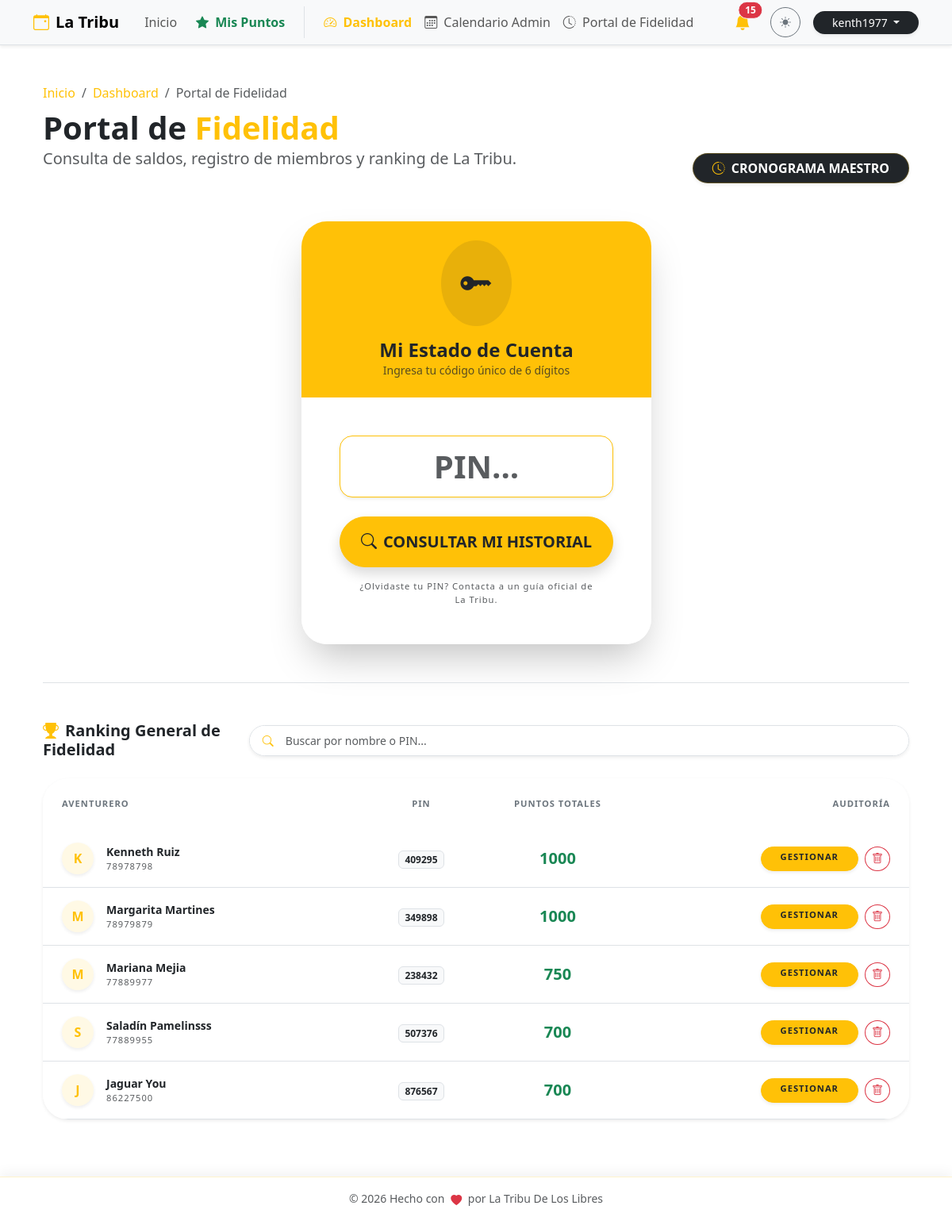
Before: /admin/puntos/ranking (signed in) with the older database file.
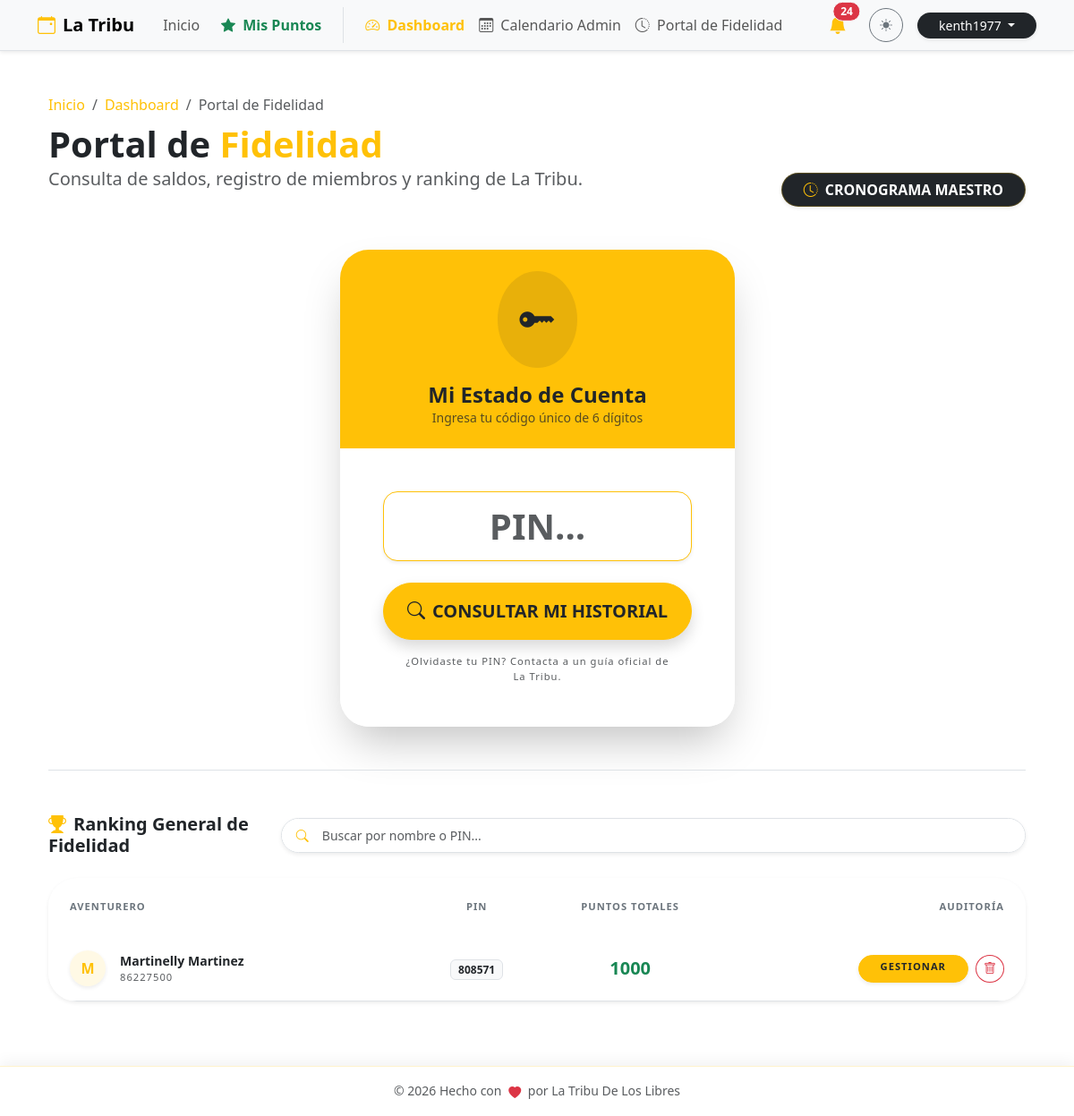
After: the same page with the newer database file.
### db.py (models this page shows)
class Member(db.Model):
    __tablename__ = 'member'
    id = db.Column(db.Integer, primary_key=True)
    pin = db.Column(db.String(6), unique=True, nullable=False)
    nombre = db.Column(db.String(100), nullable=False)
    apellido1 = db.Column(db.String(100), nullable=False)
    apellido2 = db.Column(db.String(100))
    telefono = db.Column(db.String(20))
    birth_date = db.Column(db.Date)
    puntos_totales = db.Column(db.Integer, default=0)
    debt_pending = db.Column(db.Boolean, default=False)
    ultimo_regalo_bday = db.Column(db.Integer, default=0) # Año del último bono acreditado
    bookings = db.relationship('Booking', backref='member', lazy=True)
    logs = db.relationship('PointLog', backref='member', lazy=True)

### puntos.py (the view)
@puntos_bp.route('/ranking')
@login_required
def historial_global():
    if not current_user.is_superuser:
        flash('Acceso restringido a líderes.', 'danger')
        return redirect(url_for('main.home'))
    members = Member.query.order_by(Member.puntos_totales.desc()).all()
    return render_template('puntos.html',
                         members=members,
                         selected_member=None,
                         is_global_schedule=False)

### app.py (called while the page is built)
@login_manager.user_loader
def load_user(user_id):
    try:
        return db.session.get(User, int(user_id))
    except (TypeError, ValueError, Exception):
        return None

@app.before_request
def force_https():
    if request.headers.get('X-Forwarded-Proto') == 'http':
        url = request.url.replace('http://', 'https://', 1)
        return redirect(url, code=301)

### rutas.py (called while the page is built)
def get_config(key, default_val=""):
    try:
        conf = SystemConfig.query.filter_by(key=key).first()
        return conf.value if conf else default_val
    except:
        return default_val

### templates/puntos.html (shortened to what the changed rows need)
{% extends "base.html" %}
{% block content %}
<div class="container py-4">
    <div class="row mb-5 align-items-end animate__animated animate__fadeIn">
        <div class="col-md-7">
            <h1 class="display-6 fw-bold mb-0">
                {% if is_global_schedule %}
                    Cronograma <span class="text-warning">Maestro</span>
                {% elif selected_member %}
                    Estado de Cuenta: <span class="text-warning">{{ selected_member.nombre }}</span>
                {% else %}
                    Portal de <span class="text-warning">Fidelidad</span>
                {% endif %}
            </h1>
        </div>
    </div>
    {% if is_global_schedule %}
    <div class="card border-0 shadow-lg rounded-5 overflow-hidden animate__animated animate__fadeIn">
        <div class="card-body p-0">
            <div class="table-responsive">
                <table class="table table-hover align-middle mb-0">
                    <thead class="bg-body-tertiary">
                        <tr>
                            <th class="border-0 px-4 py-3 text-secondary x-small fw-bold text-uppercase">Fecha / Hora</th>
                            <th class="border-0 py-3 text-secondary x-small fw-bold text-uppercase">Miembro (PIN)</th>
                            <th class="border-0 py-3 text-secondary x-small fw-bold text-uppercase text-center">Tipo</th>
                            <th class="border-0 py-3 text-secondary x-small fw-bold text-uppercase">Concepto / Detalle</th>
                            <th class="border-0 py-3 text-secondary x-small fw-bold text-uppercase text-end pe-4">Impacto</th>
                        </tr>
                    </thead>
                    <tbody>
                        {% if logs %}
                            {% for log in logs %}
                            <tr class="animate__animated animate__fadeIn" style="animation-delay: {{ loop.index0 * 0.05 }}s">
                                <td class="px-4 py-3">
                                    <span class="fw-medium small text-body">{{ log.fecha.strftime('%d %b, %y') }}</span><br>
                                    <small class="text-muted" style="font-size: 0.6rem;">{{ log.fecha.strftime('%H:%M:%S') }}</small>
                                </td>
                                <td>
                                    <div class="fw-bold text-body small">{{ log.member }}</div>
                                    <span class="badge bg-light text-dark border x-small" style="font-size: 0.6rem;">{{ log.pin }}</span>
                                </td>
                                <td class="text-center">
                                    <span class="badge bg-light text-dark border px-3 py-1 rounded-pill x-small fw-bold">{{ log.tipo }}</span>
                                </td>
                                <td class="small text-muted">{{ log.detalle }}</td>
                                <td class="text-end pe-4">
                                    <span class="fw-bold fs-5 {{ log.color }}">
                                        {% if log.monto > 0 %}+{% endif %}{{ log.monto }}
                                    </span>
                                </td>
                            </tr>
                            {% endfor %}
                        {% else %}
                            <tr>
                                <td colspan="5" class="text-center py-5 text-muted">
                                    <i class="bi bi-info-circle display-4 d-block mb-3 opacity-25"></i>
                                    No hay registros globales en el cronograma.
                                </td>
                            </tr>
                        {% endif %}
                    </tbody>
                </table>
            </div>
        </div>
    </div>
    {% else %}
        {% if current_user.is_authenticated and current_user.is_superuser %}
            <div class="mt-5 pt-5 border-top animate__animated animate__fadeInUp">
                <div class="card border-0 shadow-sm rounded-5 bg-body overflow-hidden">
                    <div class="card-body p-0">
                        <div class="table-responsive">
                            <table class="table table-hover align-middle mb-0" id="membersTable">
                                <thead class="bg-body-tertiary">
                                    <tr>
                                        <th class="border-0 px-4 py-4 text-secondary x-small fw-bold text-uppercase">Aventurero</th>
                                        <th class="border-0 py-4 text-secondary x-small fw-bold text-uppercase text-center">PIN</th>
                                        <th class="border-0 py-4 text-secondary x-small fw-bold text-uppercase text-center">Puntos Totales</th>
                                        <th class="border-0 py-4 text-secondary x-small fw-bold text-uppercase text-end pe-4">Auditoría</th>
                                    </tr>
                                </thead>
                                <tbody>
                                    {% if members %}
                                        {% for member in members %}
                                        <tr class="ranking-row">
                                            <td class="px-4 py-3">
                                                <div class="d-flex align-items-center">
                                                    <div class="avatar-xs me-3 bg-warning bg-opacity-10 text-warning rounded-circle d-flex align-items-center justify-content-center fw-bold shadow-sm" style="width: 40px; height: 40px;">
                                                        {{ member.nombre[0] if member.nombre else '?' }}
                                                    </div>
                                                    <div>
                                                        <div class="fw-bold text-body small member-name-cell">{{ member.nombre }} {{ member.apellido1 }}</div>
                                                        <div class="x-small text-muted">{{ member.telefono }}</div>
                                                    </div>
                                                </div>
                                            </td>
                                            <td class="text-center"><span class="badge bg-light text-dark border small member-pin-cell">{{ member.pin }}</span></td>
                                            <td class="text-center fw-bold text-success fs-5">{{ member.puntos_totales }}</td>
                                            <td class="text-end pe-4">
                                                <div class="d-flex justify-content-end gap-2">
                                                    <a href="{{ url_for('puntos.detalle_miembro', member_id=member.id) }}" class="btn btn-warning btn-sm rounded-pill shadow-sm py-1 px-4 x-small fw-bold text-dark">GESTIONAR</a>
                                                    <button class="btn btn-outline-danger btn-sm rounded-circle" data-bs-toggle="modal" data-bs-target="#deleteUserModal{{ member.id }}">
                                                        <i class="bi bi-trash"></i>
                                                    </button>
                                                </div>
                                            </td>
                                        </tr>
                                        {% endfor %}
                                    {% endif %}
                                </tbody>
                            </table>
                        </div>
                    </div>
                </div>
            </div>
        {% endif %}
    {% endif %}
</div>
{% endblock %}

### templates/base.html (shortened to what the changed rows need)
<!DOCTYPE html>
<html lang="es" data-bs-theme="light">
<head>
    <link href="https://cdn.jsdelivr.net/npm/bootstrap@5.3.2/dist/css/bootstrap.min.css" rel="stylesheet">
    <link rel="stylesheet" href="https://cdn.jsdelivr.net/npm/bootstrap-icons@1.11.1/font/bootstrap-icons.css">
    <link rel="stylesheet" href="https://cdnjs.cloudflare.com/ajax/libs/animate.css/4.1.1/animate.min.css"/>
</head>
<body>
    <nav class="navbar navbar-expand-lg bg-body-tertiary border-bottom sticky-top shadow-sm">
        <div class="container">
            <div class="collapse navbar-collapse" id="navbarNav">
                <div class="d-flex align-items-center gap-3 mt-3 mt-lg-0">
                    {% if current_user.is_authenticated and current_user.is_superuser %}
                    <div class="dropdown">
                        <button class="btn btn-link position-relative text-dark p-0 me-2" type="button" data-bs-toggle="dropdown" aria-expanded="false">
                            <i class="bi bi-bell-fill fs-5 text-warning"></i>
                            {% if admin_unread_count > 0 %}
                            <span class="position-absolute top-0 start-100 translate-middle badge rounded-pill bg-danger border border-light animate__animated animate__pulse animate__infinite">
                                {{ admin_unread_count }}
                            </span>
                            {% endif %}
                        </button>
                    </div>
                    {% endif %}
                </div>
            </div>
        </div>
    </nav>
    <main class="container py-4">
        {% block content %}{% endblock %}
    </main>
</body>
</html>

Changed rows visible on the page:
removed Member: nombre "M", nombre "Margarita", apellido1 "Martines", telefono "78979879", pin "349898", puntos_totales "1000"
removed Member: nombre "M", nombre "Mariana", apellido1 "Mejia", telefono "77889977", pin "238432", puntos_totales "750"
removed Member: nombre "S", nombre "Saladín", apellido1 "Pamelinsss", telefono "77889955", pin "507376", puntos_totales "700"
removed Member: nombre "J", nombre "Jaguar", apellido1 "You", telefono "86227500", pin "876567", puntos_totales "700"
changed Member: nombre "K" → "M"; nombre "Kenneth" → "Martinelly"; apellido1 "Ruiz" → "Martinez"; telefono "78978798" → "86227500"; pin "409295" → "808571"
Other visible differences:
{{ admin_unread_count }}: "15" → "24"
